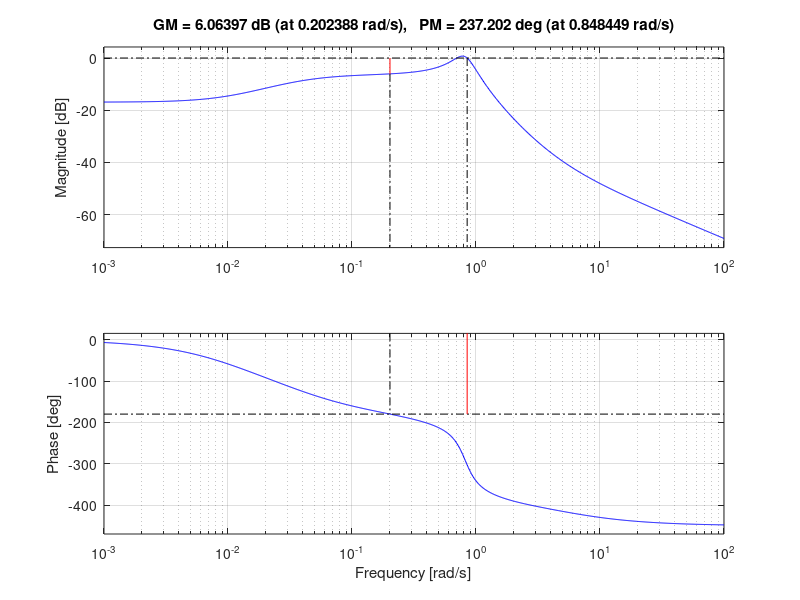
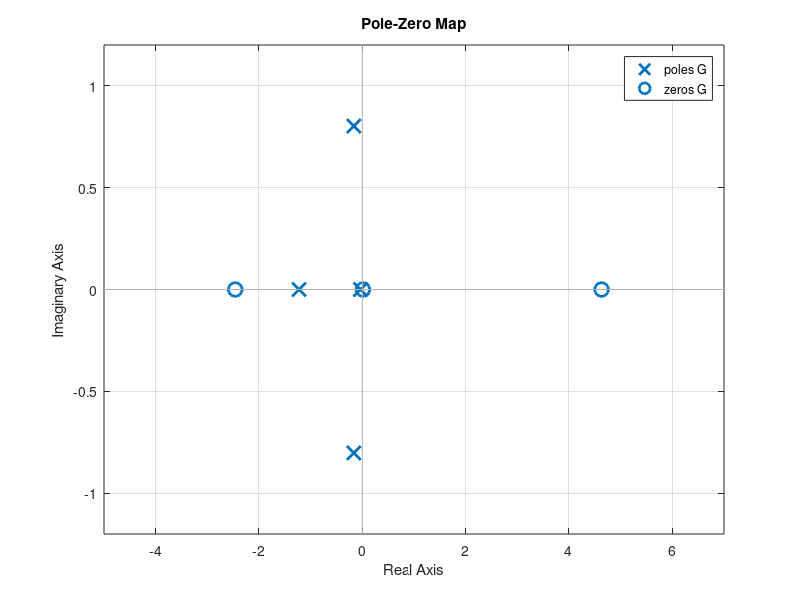
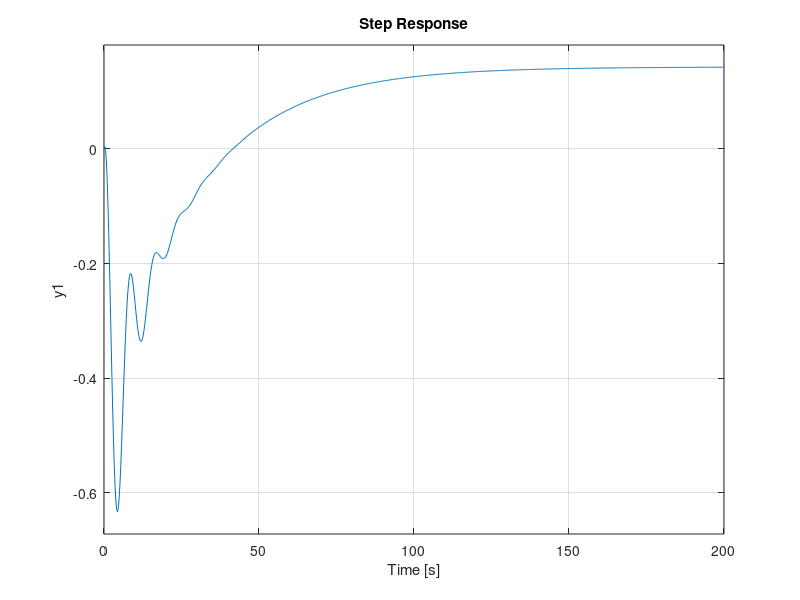
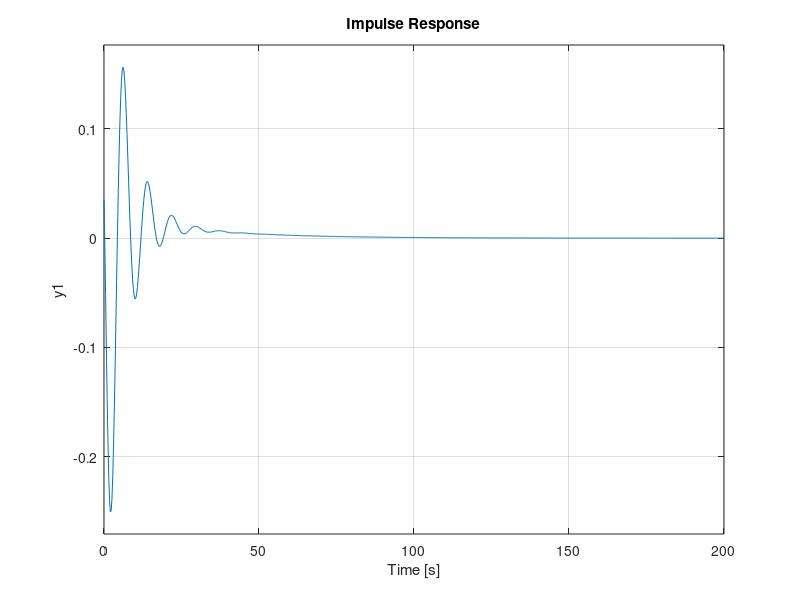

These figures' MATLAB source, in order: (Note: this script raises an error after producing the figures.)
% rudder to roll angle velocity p
clear; close all;
s=tf('s');

zeta_d=0.202;
omega_nd=0.819;
inv_Ts=0.0364;
inv_Tr=1.225;
Dlat= (s+inv_Ts)*(s+inv_Tr)*(s^2+2*zeta_d*omega_nd*s+omega_nd^2);

G=0.0347*(s-0.0108)*(s+2.46)*(s-4.63)/Dlat;

margin(G);
figure();
pzmap(G);
figure();
step(G);
figure();
impulse(G);
pole(G)
zero(G)


big;